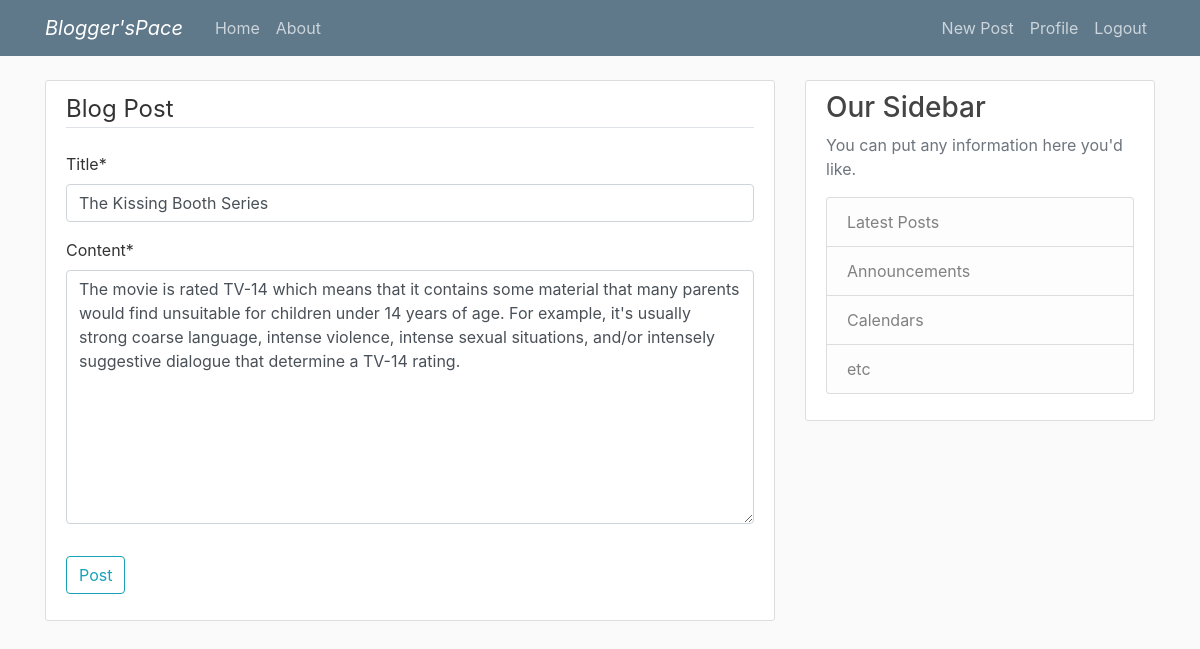
Page /post/40/update/ (signed in) on the committed database.
### blog/models.py (models this page shows, shortened)
class Post(models.Model):
	title = models.CharField(max_length = 100)
	content = models.TextField()
	date_posted = models.DateTimeField(default = timezone.now)
	author = models.ForeignKey(User, on_delete = models.CASCADE)

### blog/views.py (the view, shortened to what this page needs)
# urls.py: path('post/<int:pk>/update/', PostUpdateView.as_view(), name='post-update'),
class PostUpdateView(UserPassesTestMixin, LoginRequiredMixin, UpdateView):
	model = Post
	fields = ["title", "content"]
	def test_func(self):
		post = self.get_object()
		if self.request.user == post.author:
			return True
		return False

### blog/templates/blog/post_form.html (shortened to what this page needs)
{% extends "blog/base.html" %}
{% load crispy_forms_tags %}
{% block content %}
	<div class="content-section">
		<form method="POST">
			<fieldset class="form-group">
				<legend class="border-bottom mb-4">Blog Post</legend>
				{{form|crispy}}
			</fieldset>
			<div class="form-group">
				<button class="btn btn-outline-info" type="submit">Post</button>
			</div>
		</form>
	</div>
{% endblock content %}

### blog/static/blog/main.css (style rules this page uses)
body { background: #fafafa; color: #333333; margin-top: 5rem; }
.content-section { background: #ffffff; padding: 10px 20px; border: 1px solid #dddddd; border-radius: 3px; margin-bottom: 20px; }

### rows in the picture
Post: title "The Kissing Booth Series", content "The movie is rated TV-14 which means that it contains some material that many parents would find unsuitable for children under 14 years of age. For example, it's usually strong coarse language, intense violence, intense sexual situations, and/or intensely suggestive dialogue that determine a TV-14 rating."
